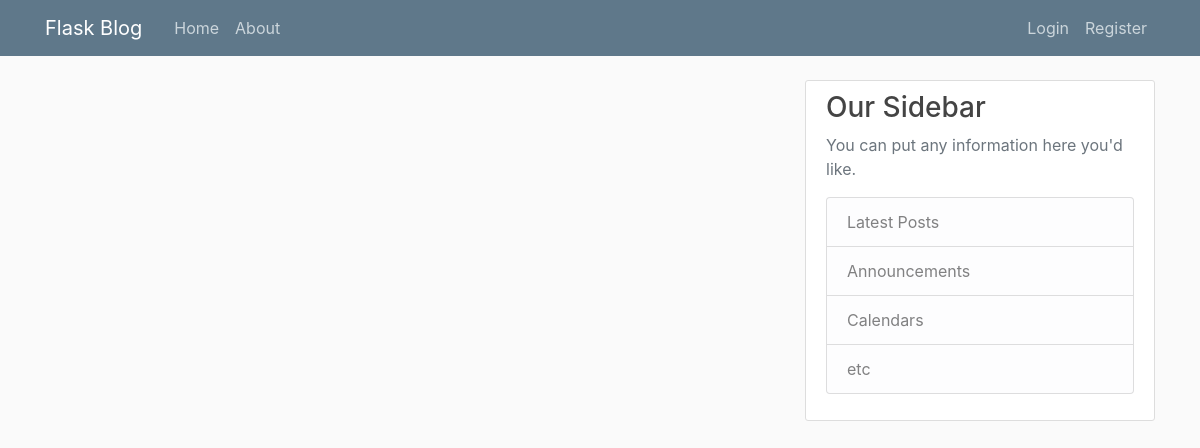
Page /home on the earlier database version.
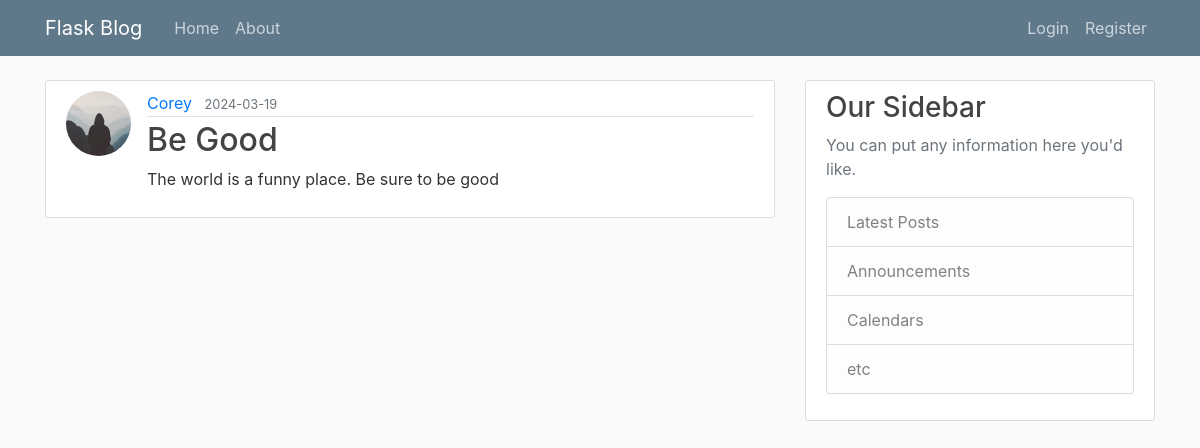
Same page on the later database version.
### flaskblog/models.py (models this page shows, shortened)
class Post(db.Model):
    id = db.Column(db.Integer, primary_key=True)
    title = db.Column(db.String(100), nullable=False)
    date_posted = db.Column(db.DateTime, nullable=False, default=datetime.utcnow)
    content = db.Column(db.Text, nullable=False)
    user_id = db.Column(db.Integer, db.ForeignKey('user.id'), nullable=False)

class User(db.Model, UserMixin):
    id = db.Column(db.Integer, primary_key=True)
    username = db.Column(db.String(20), unique=True, nullable=False)
    email = db.Column(db.String(120), unique=True, nullable=False)
    image_file = db.Column(db.String(20), nullable=False, default='default.jpg')
    password = db.Column(db.String(60), nullable=False)
    posts = db.relationship('Post', backref='author', lazy=True)

### flaskblog/routes.py (the view)
@app.route("/")
@app.route("/home")
def home():
    posts = Post.query.all()
    return render_template('home.html', posts=posts)

### flaskblog/templates/home.html
{% extends "layout.html" %}
{% block content %}
    {% for post in posts %}
        <article class="media content-section">
          <img class="rounded-circle article-img" src="{{ url_for('static', filename='profile_pics/' + post.author.image_file) }}">
          <div class="media-body">
            <div class="article-metadata">
              <a class="mr-2" href="#">{{ post.author.username }}</a>
              <small class="text-muted">{{ post.date_posted.strftime('%Y-%m-%d') }}</small>
            </div>
            <h2><a class="article-title" href="{{ url_for('post', post_id=post.id) }}">{{ post.title }}</a></h2>
            <p class="article-content">{{ post.content }}</p>
          </div>
        </article>
    {% endfor %}
{% endblock content %}

### flaskblog/templates/layout.html (shortened to what this page needs)
<!DOCTYPE html>
<html>
<head>
    <link rel="stylesheet" href="https://maxcdn.bootstrapcdn.com/bootstrap/4.0.0/css/bootstrap.min.css">
    <link rel="stylesheet" type="text/css" href="{{ url_for('static', filename='main.css') }}">
</head>
<body>
    <header class="site-header">
      <nav class="navbar navbar-expand-md navbar-dark bg-steel fixed-top">
        <div class="container">
          <a class="navbar-brand mr-4" href="/">Flask Blog</a>
          <div class="collapse navbar-collapse" id="navbarToggle">
            <div class="navbar-nav mr-auto">
              <a class="nav-item nav-link" href="{{ url_for('home') }}">Home</a>
              <a class="nav-item nav-link" href="{{ url_for('about') }}">About</a>
            </div>
            <div class="navbar-nav">
              {% if current_user.is_authenticated %}
                <a class="nav-item nav-link" href="{{ url_for('new_post') }}">New Post</a>
                <a class="nav-item nav-link" href="{{ url_for('account') }}">Account</a>
                <a class="nav-item nav-link" href="{{ url_for('logout') }}">Logout</a>
              {% else %}
                <a class="nav-item nav-link" href="{{ url_for('login') }}">Login</a>
                <a class="nav-item nav-link" href="{{ url_for('register') }}">Register</a>
              {% endif %}
            </div>
          </div>
        </div>
      </nav>
    </header>
    <main role="main" class="container">
      <div class="row">
        <div class="col-md-8">
          {% block content %}{% endblock %}
        </div>
        <div class="col-md-4">
          <div class="content-section">
            <h3>Our Sidebar</h3>
            <p class='text-muted'>You can put any information here you'd like.
              <ul class="list-group">
                <li class="list-group-item list-group-item-light">Latest Posts</li>
                <li class="list-group-item list-group-item-light">Announcements</li>
                <li class="list-group-item list-group-item-light">Calendars</li>
                <li class="list-group-item list-group-item-light">etc</li>
              </ul>
            </p>
          </div>
        </div>
      </div>
    </main>
</body>
</html>

### flaskblog/static/main.css (style rules this page uses)
body { background: #fafafa; color: #333333; margin-top: 5rem; }
h1, h2, h3, h4, h5, h6 { color: #444444; }
.bg-steel { background-color: #5f788a; }
.site-header .navbar-nav .nav-link { color: #cbd5db; }
.content-section { background: #ffffff; padding: 10px 20px; border: 1px solid #dddddd; border-radius: 3px; margin-bottom: 20px; }
.article-title { color: #444444; }
.article-content { white-space: pre-line; }
.article-img { height: 65px; width: 65px; margin-right: 16px; }
.article-metadata { padding-bottom: 1px; margin-bottom: 4px; border-bottom: 1px solid #e3e3e3 }

Differences in the rows shown:
added Post: image_file (placeholder picture), author.username "Corey", date_posted "2024-03-19", title "Be Good", content "The world is a funny place. Be sure to be good"
